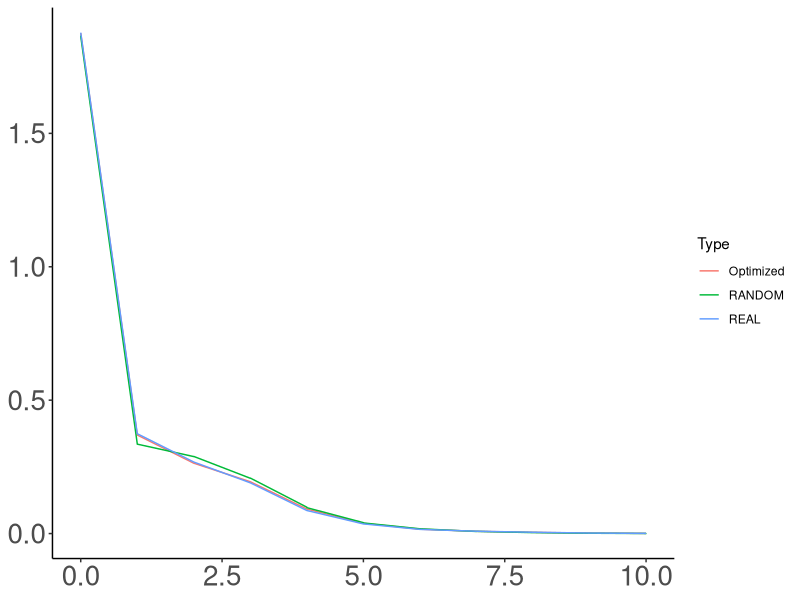
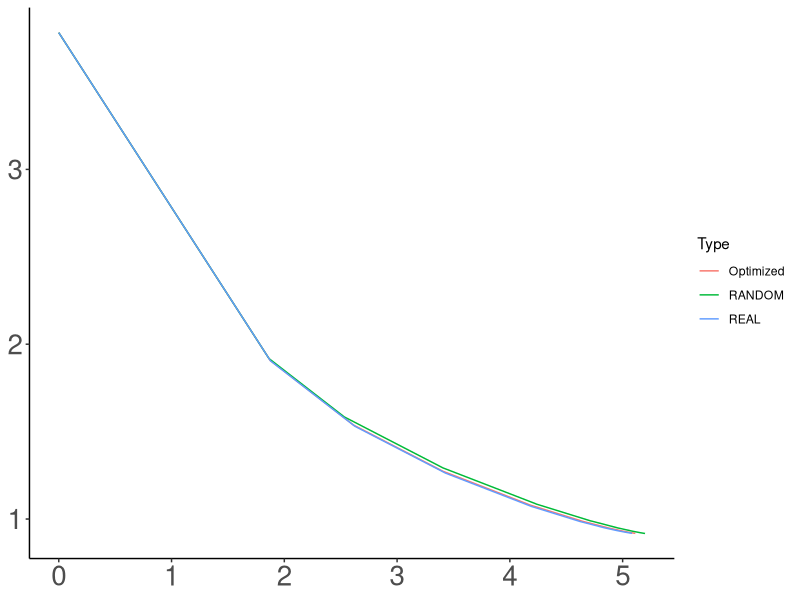
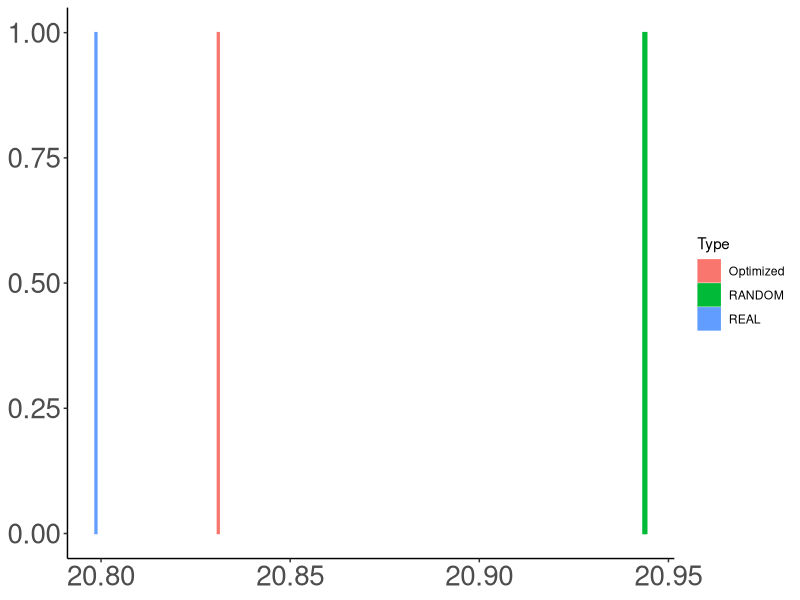

Write R code to recreate these figures, in order.
data = read.csv("results.tsv", sep="\t")


library(tidyr)
library(dplyr)
library(ggplot2)

data = data %>% filter(Script == "forWords_Japanese_RandomOrder_FormsPhonemesFull_FullData_suru.py")


data$Type = ifelse(data$Model %in% c("REAL", "RANDOM"), as.character(data$Model), "Optimized")

plot = ggplot(data, aes(x=Distance, y=MI, color=Type)) + geom_line() #size=2)
plot = plot + theme_bw()
plot = plot + theme(axis.title.x=element_blank(), axis.title.y=element_blank(), axis.text = element_text(size=20))
plot = plot + theme(panel.grid.major = element_blank(), panel.grid.minor = element_blank(), panel.background = element_blank()) #, legend.position="none")
plot = plot + theme(axis.line = element_line(colour = "black"),
            panel.grid.major = element_blank(),
                panel.grid.minor = element_blank(),
                panel.border = element_blank(),
                    panel.background = element_blank())
ggsave(plot, file=paste("figures/Japanese-suffixes-byPhonemes-it.pdf", sep=""), height=4, width=4)



plot = ggplot(data, aes(x=Memory, y=Surprisal, color=Type)) + geom_line() #size=2)
plot = plot + theme_bw()
plot = plot + theme(axis.title.x=element_blank(), axis.title.y=element_blank(), axis.text = element_text(size=20))
plot = plot + theme(panel.grid.major = element_blank(), panel.grid.minor = element_blank(), panel.background = element_blank()) #, legend.position="none")
plot = plot + theme(axis.line = element_line(colour = "black"),
            panel.grid.major = element_blank(),
                panel.grid.minor = element_blank(),
                panel.border = element_blank(),
                    panel.background = element_blank())
ggsave(plot, file=paste("figures/Japanese-suffixes-byPhonemes-memsurp.pdf", sep=""), height=4, width=4)




data = read.csv("results_auc.tsv", sep="\t")

data = data %>% filter(Script == "forWords_Japanese_RandomOrder_FormsPhonemesFull_FullData_suru.py")


data$Type = ifelse(data$Model %in% c("REAL", "RANDOM"), as.character(data$Model), "Optimized")

plot = ggplot(data, aes(x=AUC, y=1, color=Type, fill=Type)) + geom_bar(stat="identity") #size=2)
plot = plot + theme_bw()
plot = plot + theme(axis.title.x=element_blank(), axis.title.y=element_blank(), axis.text = element_text(size=20))
plot = plot + theme(panel.grid.major = element_blank(), panel.grid.minor = element_blank(), panel.background = element_blank()) #, legend.position="none")
plot = plot + theme(axis.line = element_line(colour = "black"),
            panel.grid.major = element_blank(),
                panel.grid.minor = element_blank(),
                panel.border = element_blank(),
                    panel.background = element_blank())
ggsave(plot, file=paste("figures/Japanese-suffixes-byPhonemes-auc.pdf", sep=""), height=4, width=4)


